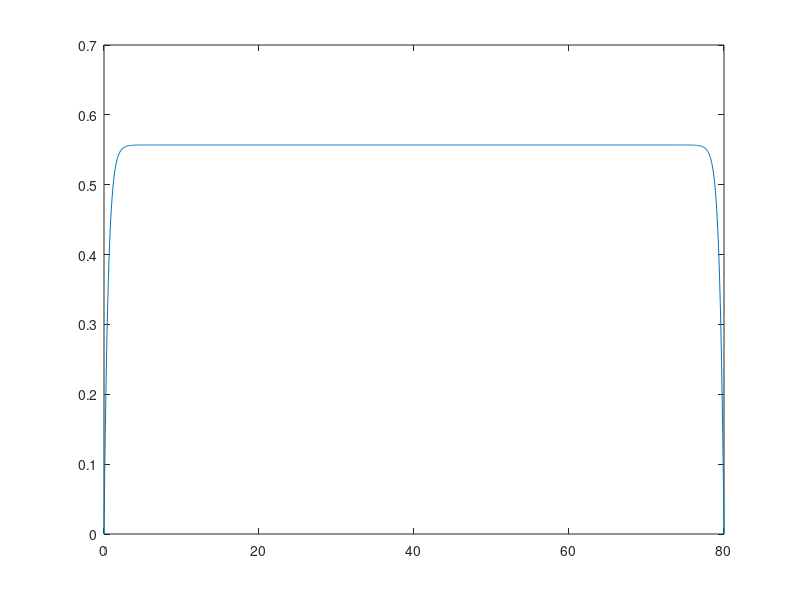

This figure's MATLAB source:
clear;
clf;
% Model parameters (fixed)
porosity = 0.1;  % Porosity of porous medium
Re = 100.0;  % Reynolds number
Da = 1e-5;  % Darcy number
J = 1.0;  % Viscosity ratio
tau = 0.8;  % Relaxation time
% dx = 0.0316;  % Lattice spacing
% dt = 0.001;  % Time step
dx = 1.0;  % Lattice spacing
dt = 1.0;  % Time step
cs_sqr = dx * dx / dt / dt / 3.0;
nu = (tau - 0.5) * cs_sqr * dt;  % Kinematic viscosity
nu_e = J * nu;  % Effective parameter
H = 80;  % Height of domain

% Derived parameters
K = Da * H * H;  % Permeability
solid_particle_diameter = sqrt(K * 150 * (1 - porosity) * (1 - porosity) /...
    porosity / porosity / porosity);
F_epsilon = 1.75 / sqrt(150 * porosity^3);  % Geometric function
u0 = Re * nu / H;  % Peak velocity
r = sqrt(nu * porosity / K / nu_e);
% Error in paper?
G = u0 * nu / K / (1 - 1 / cosh(r * H / 2));

disp(solid_particle_diameter);

% Simulation parameters
h = 0.08;  % Space step
n = H / h + 1;  % Number of elements
hh = h * h / 3;  % Convenience variable
g0 = 0.0;  % BC at y = 0
gH = 0.0;  % BC at y = H
A = h * h * F_epsilon * porosity / nu_e / sqrt(K);  % Coefficient for u^2
B = h * h * nu * porosity / K / nu_e;  % Coefficient for u
C = h * h * porosity / nu_e;  % Source term

y = linspace(0, H, n);  % Discretized domain
u = zeros(1, n);  % Initialize u
u_new = u;  % Initialize another u
iterations = 0;  % Number of iterations
tolerance = 1e-12;  % Convergence tolerance
is_unsteady = true;
u(1) = g0;  % Apply boundary conditions
u(end) = gH;  % Apply boundary conditions

% Start looping
while is_unsteady
  iterations = iterations + 1;
  u_new(2 : end - 1) = (u(3 : end) + u(2 : end - 1) + u(1 : end - 2) - A .*...
      u(2 : end - 1) .^ 2 - B .* u(2 : end - 1) + C * G) / 3.0;
  relative_err = max(abs(u_new - u));
  % fprintf('%d\n', relative_err);
  if relative_err < tolerance, is_unsteady = false; end
  u = u_new;
end
fprintf('Iterations: %d\n', iterations);
plot (y, u ./ u0);
